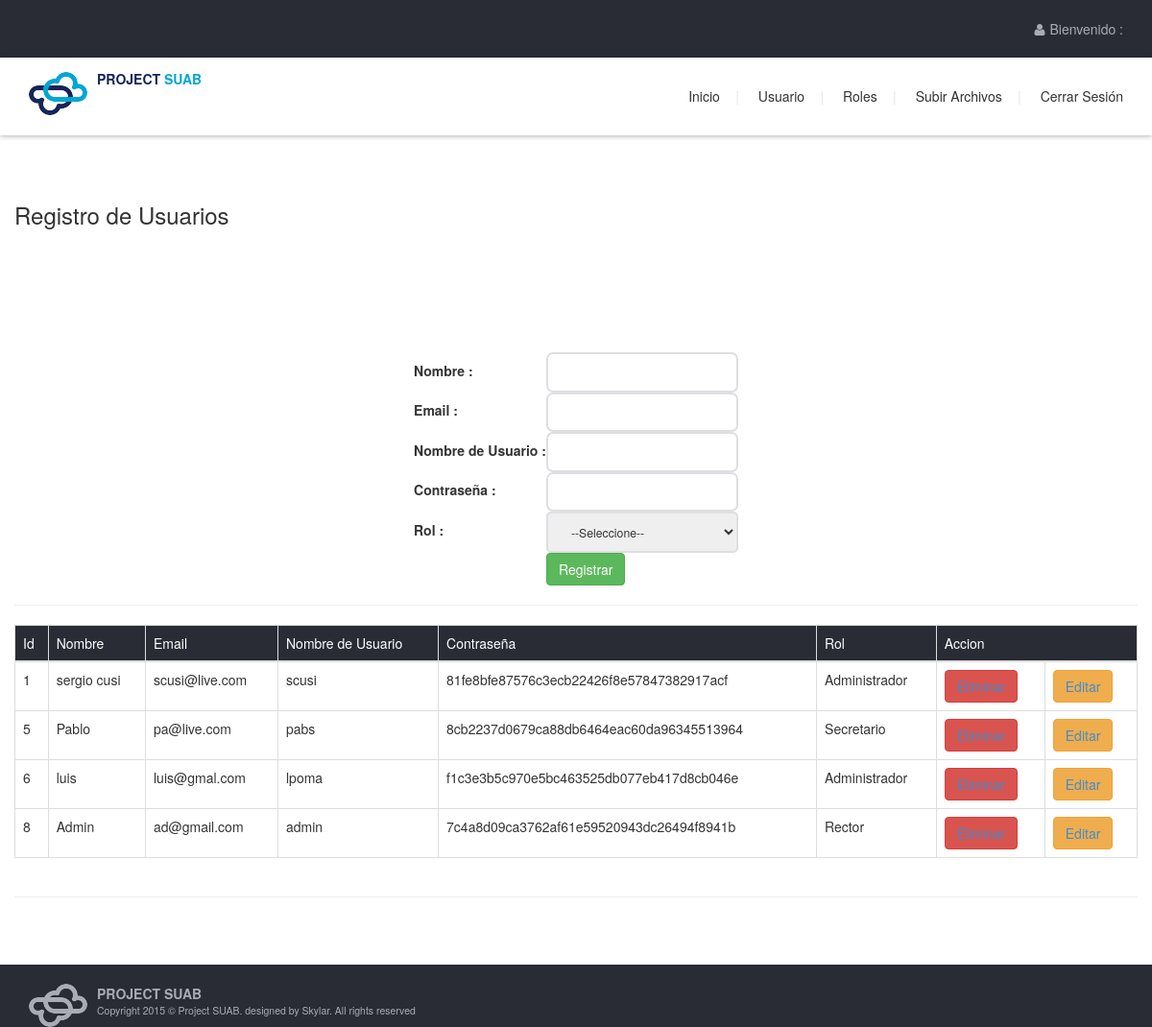
Page /index.php/usuario on the earlier database version.
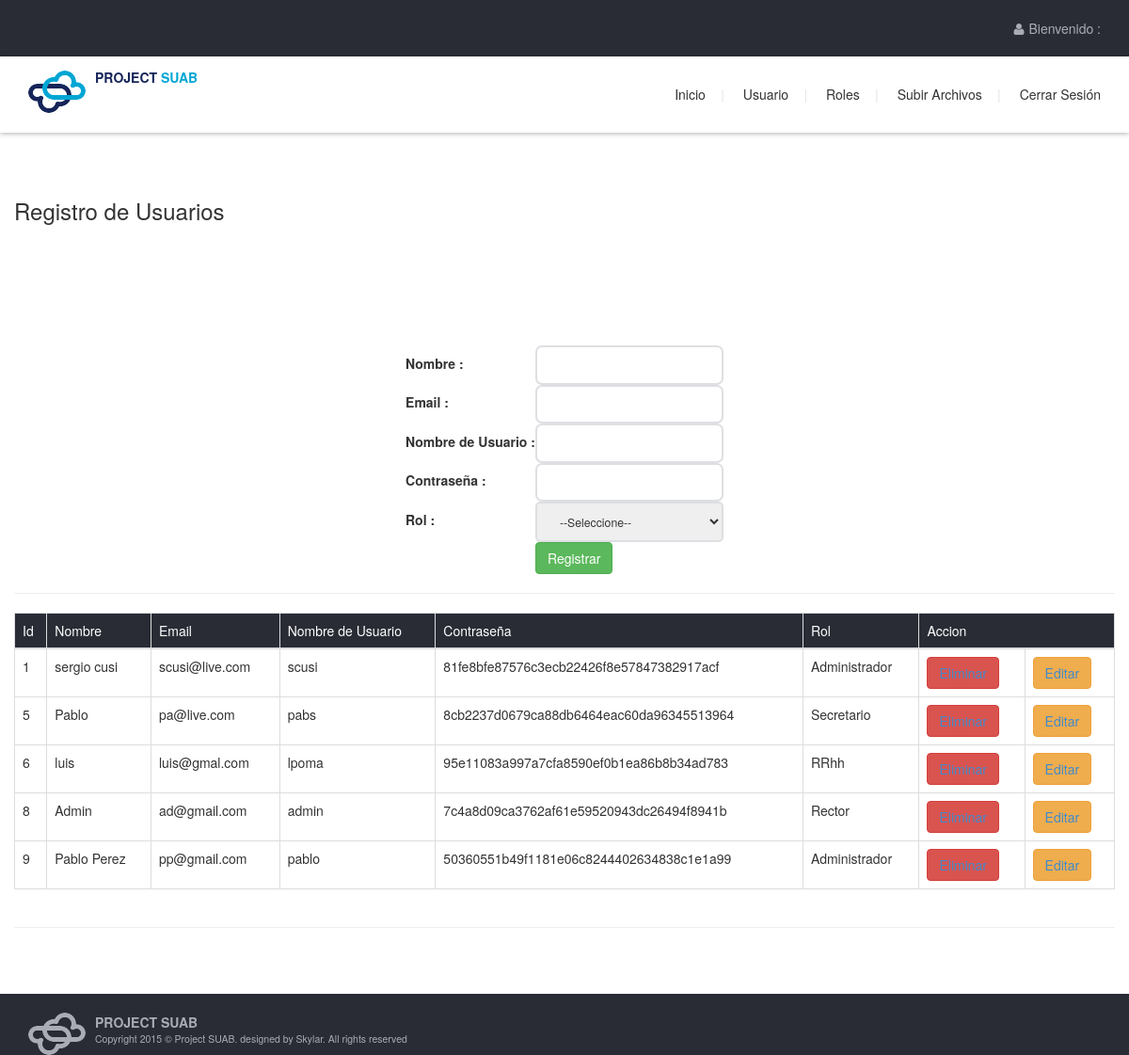
Same page on the later database version.
### tables this page shows
CREATE TABLE IF NOT EXISTS `usuario` (
`idusuario` int(11) NOT NULL,
  `nombre` varchar(200) NOT NULL,
  `email` varchar(200) NOT NULL,
  `user` varchar(200) NOT NULL,
  `password` varchar(200) NOT NULL,
  `IdRol` int(11) NOT NULL
);

CREATE TABLE IF NOT EXISTS `roles` (
`IdRol` int(11) NOT NULL,
  `Rol` varchar(100) NOT NULL
);

### application/controllers/usuario.php (called while the page is built, shortened)
<?php if ( ! defined('BASEPATH')) exit('No direct script access allowed');
class Usuario extends CI_Controller {
	public function index()
	{
        $sesion['user']= "Bienvenido : ".$this->session->userdata('user');
        $value =array();
       if($data = $this->roles_model->read_record())
        {
        $value['lrol']= $data;
        }
        if($data = $this->usuario_model->read_record())
        {
        $value['record']= $data;
        }
        $this->load->view('header');
        $this->load->view('navbar',$sesion);
        $this->load->view('usuario/usuario_view',$value);
        $this->load->view('footer');
	}
}

### index.php (called while the page is built, shortened)
<?php
require_once BASEPATH.'core/CodeIgniter.php';

### application/models/usuario_model.php (called while the page is built, shortened)
<?php  if ( ! defined('BASEPATH')) exit('No direct script access allowed');
class Usuario_model extends CI_Model {
    function read_record(){
        $query = $this->db
        ->select("u.idusuario,u.nombre,u.email,u.user,u.password,r.rol")
        ->from("usuario as u")
        ->join("roles as r","u.IdRol = r.IdRol","inner")
        ->get();
          return $query->result();
    }
}

### application/views/usuario/usuario_view.php (the view, shortened to what this page needs)
<h3>Registro de Usuarios</h3>
<div align ="center">
	<?php echo form_open('usuario/create'); ?>
	<table>
		<tr>
			<th><label for="nombre">Nombre : </label></th>
			<th><input type="text" name="nombre" id="nombre" value="<?php echo set_value('nombre'); ?>"></th>
		</tr>
		<br>
		<tr>
			<th><label for="email">Email : </label></th>
			<th><input type="text" name="email" id="email" value="<?php echo set_value('email'); ?>"></th>
		</tr>
		<br>
		<tr>
			<th><label for="user">Nombre de Usuario : </label></th>
			<th><input type="text" name="user" id="user" value="<?php echo set_value('user'); ?>"></th>
		</tr>
		<br>
		<tr>
			<th><label for="password">Contraseña : </label></th>
			<th><input type="text" name="password" id="password" value="<?php echo set_value('password'); ?>"></th>
		</tr>
		<br>
		<tr>
			<th><label for="rol">Rol : </label></th>
			<th>
				<select class="combobox" name="IdRol">
					<option value="0">--Seleccione--</option>
				</select>
			</th>
		</tr>
		<br>
		<tr >
			<th></th>
			<th colspan="2"><button id="submitrol" class="btn btn-success">Registrar</button></th>
		</tr>
		<br>
	</table>
	<?php echo form_close(); ?>
</div>
<hr>
<div class="shor" align="center">
	<table class="table table-bordered">
		<thead>
			<tr class="title-table" >
				<td>Id</td>
				<td>Nombre</td>
				<td>Email</td>
				<td>Nombre de Usuario</td>
				<td>Contraseña</td>
				<td>Rol</td>
				<td colspan="2">Accion</td>
			</tr>
		</thead>
		<tbody>
	<?php foreach ($record as $value) {
		echo '<tr>';
		echo '<td>'.$value->idusuario.'</td>';
		echo '<td>'.$value->nombre.'</td>';
		echo '<td>'.$value->email.'</td>';
		echo '<td>'.$value->user.'</td>';
		echo '<td>'.$value->password.'</td>';
		echo '<td>'.$value->rol.'</td>';
		echo '<td><button class="btn btn-danger">'.anchor('usuario/delete/'.$value->idusuario,'Eliminar').'</button></td>';
		echo '<td><button class="btn btn-warning">'.anchor('usuario/edit/'.$value->idusuario,'Editar').'</button></td>';
		echo '<tr>';
	}?>
		</tbody>
	</table>
</div>
<hr>

### application/views/header.php (shortened to what this page needs)
	<!DOCTYPE html>
<html lang="en">
	<head>
		<link href="<?php echo base_url().'fonts/font-awesome.min.css' ?>" rel="stylesheet" type="text/css">
		<link rel="'stylesheet" href="<?php echo base_url().'css/animate.css' ?>">
		<link rel="stylesheet" href="<?php echo base_url().'style.css' ?>">
		<link href="<?php echo base_url().'css/bootstrap.min.css' ?>" rel="stylesheet" />
		<link href="<?php echo base_url().'css/fancybox/jquery.fancybox.css' ?>" rel="stylesheet">
		<link href="<?php echo base_url().'css/flexslider.css' ?>" rel="stylesheet" />
	</head>
	<body>
		<div id="site-content">

### application/views/navbar.php (shortened to what this page needs)
<header class="site-header">
				<div class="top-header">
					<div class="container">
						<nav class="member-navigation pull-right">
							<a href="#"><i class="fa fa-user"></i><?php echo $user;?></a>
						</nav>
					</div>
				</div>
				<div class="bottom-header">
					<div class="container">
						<a href="<?php echo base_url().'Inicio' ?>" class="branding pull-left">
							<img src="<?php echo base_url().'img/logo-icon.png' ?>" alt="Site title" class="logo-icon">
							<h1 class="site-title">Project <span>SUAB</span></h1>
						</a>
						<nav class="main-navigation pull-right">
							<ul class="menu">
								<li class="menu-item"><a href="<?php echo base_url().'Inicio' ?>">Inicio</a></li>
								<li class="menu-item"><a href="<?php echo base_url().'Usuario' ?>">Usuario</a></li>
								<li class="menu-item"><a href="<?php  echo base_url().'Roles' ?>">Roles</a></li>
								<li class="menu-item"><a href="<?php  echo base_url().'Upload' ?>">Subir Archivos</a></li>
								<li class="menu-item"><a href="<?php  echo base_url()?>login/logout">Cerrar Sesión</a></li>
							</ul>
						</nav>
					</div>
				</div>
			</header>
			<main class="content">
				<div class="fullwidth-block feature-section">
					<div class="container">
						<div class="row">

### application/views/footer.php (shortened to what this page needs)
						</div>
					</div>
				</div>
			</main>
			<footer class="site-footer wow fadeInUp">
				<div class="container">
					<div class="row">
						<div class="col-md-6">
							<div class=" branding">
								<img src="<?php echo base_url().'img/logo-footer.png' ?>" alt="Site title" class="logo-icon">
								<h1 class="site-title"><a href="#">Project <span>SUAB</span></a></h1>
								<p class="copy">Copyright 2015 &copy; Project SUAB. designed by Skylar. All rights reserved</p>
							</div>
						</div>
					</div>
				</div>
			</footer>
		</div>
	</body>
</html>

Differences in the rows shown:
changed usuario "luis": password "f1c3e3b5c970e5bc463525db077eb417d8cb046e" → "95e11083a997a7cfa8590ef0b1ea86b8b34ad783"; IdRol.Rol "Administrador" → "RRhh"
added usuario: idusuario "9", nombre "Pablo Perez", email "pp@gmail.com", user "pablo", password "50360551b49f1181e06c8244402634838c1e1a99", IdRol.Rol "Administrador", idusuario "Editar"
